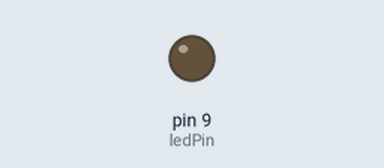
Simulated run of this sketch. Board: Arduino Uno, built with avr-gcc and run on an emulated ATmega328P. Parts: output pins drawn as LEDs (lit = HIGH).

Above: at 2.0 s.
At 25.5 s:
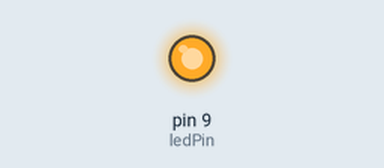
Timing chart, 0 to 27.3 s (numbered marks = the images above):
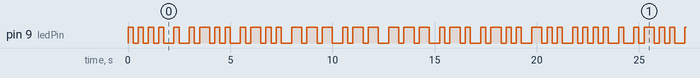

Measured:
- by itself, pin 9 (ledPin): moves between LOW and HIGH, repeating every 21.0 s
- by itself, everything shown: repeats every 21.0 s, in 62 steps

The sketch:

hello.ino
```cpp
int ledPin = 9; // LED connected to digital pin 9

void setup()
{
  pinMode(ledPin, OUTPUT); // sets the pin as output
}

void longCode()
{
  analogWrite(ledPin, 255);
  delay(500);
  analogWrite(ledPin, 0); // analogRead values go from 0 to 1023, analogWrite values from 0 to 255
  delay(250);
}

void shortCode()
{
  analogWrite(ledPin, 255); // analogRead values go from 0 to 1023, analogWrite values from 0 to 255
  delay(250);
  analogWrite(ledPin, 0);
  delay(250);
}

void pause()
{
  analogWrite(ledPin, 0);
  delay(250);
}

void d()
{
  longCode();
  shortCode();
  shortCode();
  pause();
}

void e()
{
  shortCode();
  pause();
}

void h()
{
  shortCode();
  shortCode();
  shortCode();
  shortCode();
  pause();
}

void l()
{
  shortCode();
  longCode();
  shortCode();
  shortCode();
  pause();
}

void o()
{
  longCode();
  longCode();
  longCode();
  pause();
}

void r()
{
  shortCode();
  longCode();
  shortCode();
  pause();
}

void w()
{
  shortCode();
  longCode();
  longCode();
  pause();
}

void loop()
{
  h();
  e();
  l();
  l();
  o();
  w();
  o();
  r();
  l();
  d();
}
```
